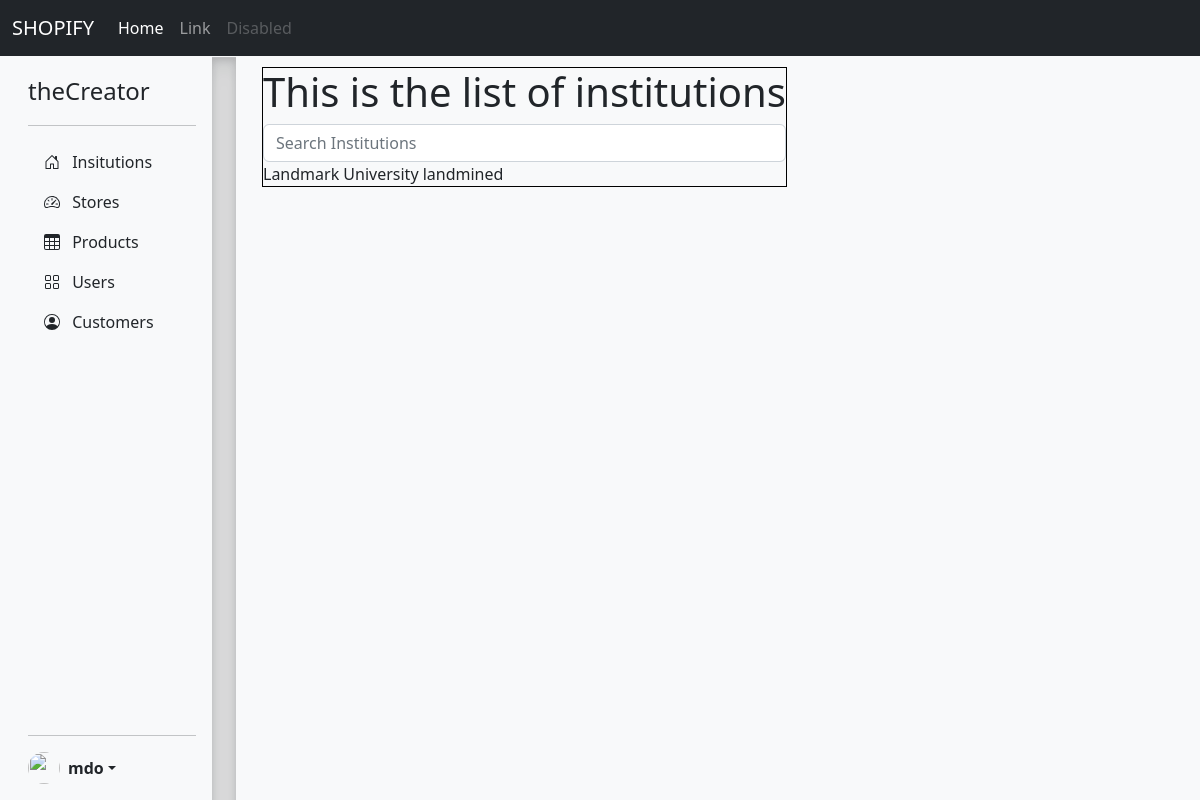
The app's page /office/institution-list (signed in) with its own data.
### account/models.py (models this page shows)
class User(AbstractUser):
    pass

### core/models.py (models this page shows)
class Institution(models.Model):
    uuid = models.UUIDField(default=uuid.uuid4, editable=False, unique=True)
    name = models.CharField(max_length=1000)
    address = models.CharField(max_length=3000)
    institution_manager = models.ForeignKey(User, on_delete=models.CASCADE, related_name="institution")
    date_joined = models.DateTimeField(auto_now_add=True)

### core/views.py (the view)
# urls.py: path('institution-list', views.institution_list, name="institution-list"),
def institution_list(request):
    institutes = Institution.objects.all()
    return render(request, "core/manage-institution/institution-list.html", {"institute": institutes})

### core/templates/core/manage-institution/institution-list.html (shortened to what this page needs)
{% extends 'core/dashboard.html' %}
{% block manage %}
    <h1>This is the list of institutions</h1>
    <form method="post", action="{% url 'core:institution-search' %}">
        <input type="text", class="form-control", placeholder="Search Institutions", name="search">
    </form>
    {% block institution %}
        {% for institute in institute %}
            {{ institute.name }}
        {% endfor %}
    {% endblock institution %}
{% endblock manage %}

### core/templates/core/sidebar.html (shortened to what this page needs)
<main class="d-flex flex-nowrap">
    <div class="d-flex flex-column flex-shrink-0 p-3 bg-light" style="width: 200px;">
        <a href="/" class="d-flex align-items-center mb-3 mb-md-0 me-md-auto link-dark text-decoration-none">
            <span class="fs-4">{{ request.user.username }}</span>
        </a>
        <hr>
        <ul class="nav nav-pills flex-column mb-auto">
            <li>
                <a href="{% url 'core:institution-list' %}" class="nav-link link-dark" aria-current="page">
                    <svg class="bi pe-none me-2" width="16" height="16"><use xlink:href="#home"/></svg>
                    Insitutions
                </a>
            </li>
            <li>
                <a href="#" class="nav-link link-dark">
                    <svg class="bi pe-none me-2" width="16" height="16"><use xlink:href="#speedometer2"/></svg>
                    Stores
                </a>
            </li>
            <li>
                <a href="#" class="nav-link link-dark">
                    <svg class="bi pe-none me-2" width="16" height="16"><use xlink:href="#table"/></svg>
                    Products
                </a>
            </li>
            <li>
                <a href="#" class="nav-link link-dark">
                    <svg class="bi pe-none me-2" width="16" height="16"><use xlink:href="#grid"/></svg>
                    Users
                </a>
            </li>
            <li>
                <a href="#" class="nav-link link-dark">
                    <svg class="bi pe-none me-2" width="16" height="16"><use xlink:href="#people-circle"/></svg>
                    Customers
                </a>
            </li>
        </ul>
        <hr>
        <div class="dropdown">
            <a href="#" class="d-flex align-items-center link-dark text-decoration-none dropdown-toggle" data-bs-toggle="dropdown" aria-expanded="false">
                <img src="https://github.com/mdo.png" alt="" width="32" height="32" class="rounded-circle me-2">
            <strong>mdo</strong>
            </a>
        </div>
    </div>
    <div class="b-example-divider b-example-vr"></div>
</main>

### static/assets/css/style.css (style rules this page uses)
a { text-decoration: none; }

### static/assets/css/sidebars.css (style rules this page uses)
body { min-height: 100vh; min-height: -webkit-fill-available; }
html { height: -webkit-fill-available; }
main { height: 100vh; height: -webkit-fill-available; max-height: 100vh; overflow-x: auto; overflow-y: hidden; }
.dropdown-toggle { outline: 0; }

### templates/navbar.html (style rules this page uses)
.b-example-divider { height: 3rem; background-color: rgba(0, 0, 0, .1); border: solid rgba(0, 0, 0, .15); border-width: 1px 0; box-shadow: inset 0 .5em 1.5em rgba(0, 0, 0, .1), inset 0 .125em .5em rgba(0, 0, 0, .15); }
.b-example-vr { flex-shrink: 0; width: 1.5rem; height: 100vh; }
.bi { vertical-align: -.125em; fill: currentColor; }

### core/templates/core/sidebar.html (style rules this page uses)
.b-example-divider { height: 3rem; background-color: rgba(0, 0, 0, .1); border: solid rgba(0, 0, 0, .15); border-width: 1px 0; box-shadow: inset 0 .5em 1.5em rgba(0, 0, 0, .1), inset 0 .125em .5em rgba(0, 0, 0, .15); }
.b-example-vr { flex-shrink: 0; width: 1.5rem; height: 100vh; }
.bi { vertical-align: -.125em; fill: currentColor; }
main { position: fixed; }

### records on screen
User: user.username "theCreator"
Institution: name "Landmark University"
Institution: name "landmined"
